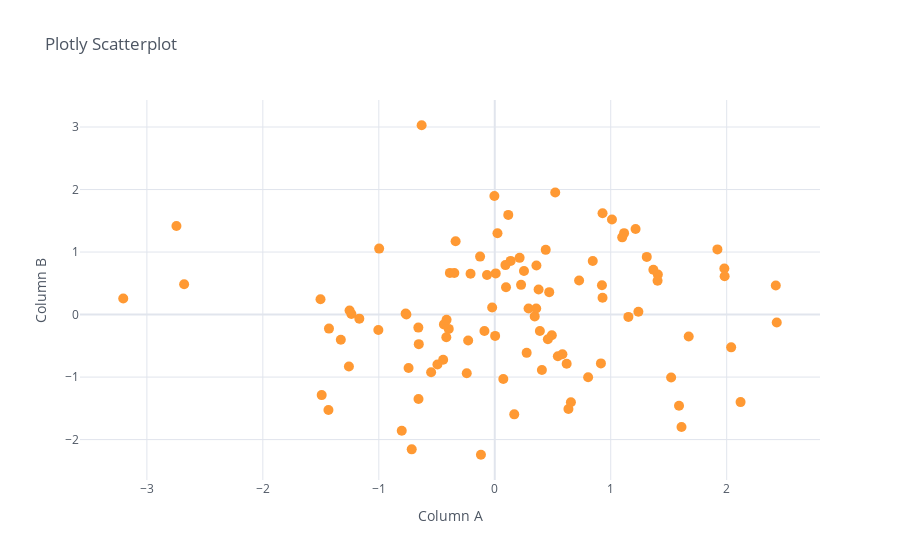

Notebook code cell kept with this figure:
### Code cell
df.iplot(kind='scatter',x='A',y='B',mode='markers',size=10,title='Plotly Scatterplot',xTitle='Column A',yTitle='Column B',
        theme='white',colors='orange')
